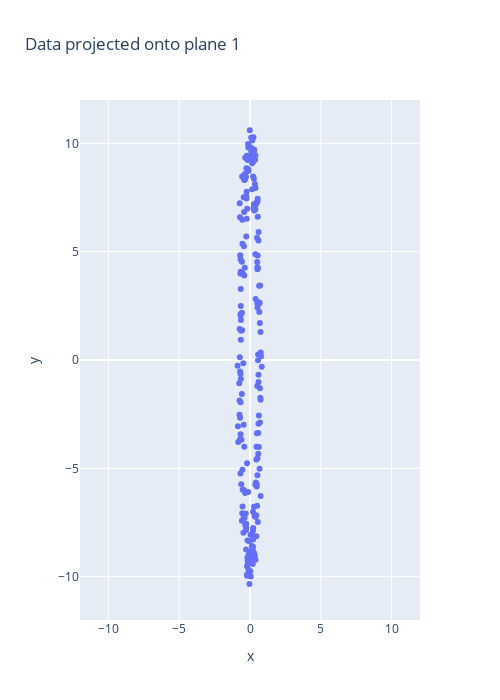

The cell this chart's notebook holds for it:
### Markdown cell above
Now, we plot the new data to inspect it. Note the above vectors correspond to rotating your viewpoint about the vertical axis if viewing the orginal data in 3 dimensions with 0 y-coordinates on the xyz-coordinate system.

### Code cell
plane_data_to_plot = 0 #0, 1, 2, or 3

pts = proj_arrs_categ[plane_data_to_plot] #shape (2, N)

fig = px.scatter(x=pts[0,:],
                 y = pts[1,:],
                 title = f'Data projected onto plane {plane_data_to_plot + 1}',
                 width = 500,
                 height = 700,
                 range_x = [-12, 12],
                 range_y = [-12, 12])
fig.show()

### Figure 1 — Plotly figure (JSON) as saved in the notebook; plotly's stock layout.template omitted (floating-point values rounded to 4 significant figures; data arrays with more than 128 entries replaced by an {"elided": "..."} marker saying what was removed)
{"data": [{"hovertemplate": "x=%{x}<br>y=%{y}<extra></extra>", "legendgroup": "", "marker": {"color": "#636efa", "symbol": "circle"}, "mode": "markers", "name": "", "orientation": "v", "showlegend": false, "type": "scatter", "x": {"elided": "210 float values"}, "xaxis": "x", "y": {"elided": "210 float values"}, "yaxis": "y"}], "layout": {"height": 700, "legend": {"tracegroupgap": 0}, "title": {"text": "Data projected onto plane 1"}, "width": 500, "xaxis": {"anchor": "y", "domain": [0, 1], "range": [-12, 12], "title": {"text": "x"}, "type": "linear"}, "yaxis": {"anchor": "x", "domain": [0, 1], "range": [-12, 12], "title": {"text": "y"}, "type": "linear"}}}
